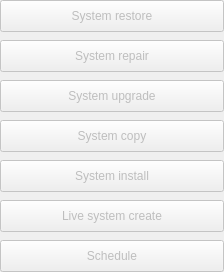
      <widget class="QWidget" name="widget" native="true">
       <property name="geometry">
        <rect>
         <x>448</x>
         <y>96</y>
         <width>224</width>
         <height>272</height>
        </rect>
       </property>
       <widget class="QWidget" name="functionmenu" native="true">
        <property name="geometry">
         <rect>
          <x>0</x>
          <y>0</y>
          <width>448</width>
          <height>272</height>
         </rect>
        </property>
        <widget class="QPushButton" name="schedulemenu">
         <property name="enabled">
          <bool>false</bool>
         </property>
         <property name="geometry">
          <rect>
           <x>0</x>
           <y>240</y>
           <width>224</width>
           <height>32</height>
          </rect>
         </property>
         <property name="cursor">
          <cursorShape>PointingHandCursor</cursorShape>
         </property>
         <property name="focusPolicy">
          <enum>Qt::NoFocus</enum>
         </property>
         <property name="text">
          <string>Schedule</string>
         </property>
        </widget>
        <widget class="QPushButton" name="aboutmenu">
         <property name="enabled">
          <bool>false</bool>
         </property>
         <property name="geometry">
          <rect>
           <x>224</x>
           <y>120</y>
           <width>224</width>
           <height>32</height>
          </rect>
         </property>
         <property name="cursor">
          <cursorShape>PointingHandCursor</cursorShape>
         </property>
         <property name="focusPolicy">
          <enum>Qt::NoFocus</enum>
         </property>
         <property name="text">
          <string>About</string>
         </property>
        </widget>
        <widget class="QPushButton" name="settingsmenu">
         <property name="enabled">
          <bool>false</bool>
         </property>
         <property name="geometry">
          <rect>
           <x>224</x>
           <y>80</y>
           <width>224</width>
           <height>32</height>
          </rect>
         </property>
         <property name="cursor">
          <cursorShape>PointingHandCursor</cursorShape>
         </property>
         <property name="focusPolicy">
          <enum>Qt::NoFocus</enum>
         </property>
         <property name="text">
          <string>Settings</string>
         </property>
        </widget>
        <widget class="QPushButton" name="systemupgrade">
         <property name="enabled">
          <bool>false</bool>
         </property>
         <property name="geometry">
          <rect>
           <x>0</x>
           <y>80</y>
           <width>224</width>
           <height>32</height>
          </rect>
         </property>
         <property name="cursor">
          <cursorShape>PointingHandCursor</cursorShape>
         </property>
         <property name="focusPolicy">
          <enum>Qt::NoFocus</enum>
         </property>
         <property name="text">
          <string>System upgrade</string>
         </property>
        </widget>
        <widget class="QPushButton" name="installmenu">
         <property name="enabled">
          <bool>false</bool>
         </property>
         <property name="geometry">
          <rect>
           <x>0</x>
           <y>160</y>
           <width>224</width>
           <height>32</height>
          </rect>
         </property>
         <property name="cursor">
          <cursorShape>PointingHandCursor</cursorShape>
         </property>
         <property name="focusPolicy">
          <enum>Qt::NoFocus</enum>
         </property>
         <property name="text">
          <string>System install</string>
         </property>
        </widget>
        <widget class="QPushButton" name="livemenu">
         <property name="enabled">
          <bool>false</bool>
         </property>
         <property name="geometry">
          <rect>
           <x>0</x>
           <y>200</y>
           <width>224</width>
           <height>32</height>
          </rect>
         </property>
         <property name="cursor">
          <cursorShape>PointingHandCursor</cursorShape>
         </property>
         <property name="focusPolicy">
          <enum>Qt::NoFocus</enum>
         </property>
         <property name="text">
          <string>Live system create</string>
         </property>
        </widget>
        <widget class="QPushButton" name="repairmenu">
         <property name="enabled">
          <bool>false</bool>
         </property>
         <property name="geometry">
          <rect>
           <x>0</x>
           <y>40</y>
           <width>224</width>
           <height>32</height>
          </rect>
         </property>
         <property name="cursor">
          <cursorShape>PointingHandCursor</cursorShape>
         </property>
         <property name="focusPolicy">
          <enum>Qt::NoFocus</enum>
         </property>
         <property name="text">
          <string>System repair</string>
         </property>
        </widget>
        <widget class="QPushButton" name="restoremenu">
         <property name="enabled">
          <bool>false</bool>
         </property>
         <property name="geometry">
          <rect>
           <x>0</x>
           <y>0</y>
           <width>224</width>
           <height>32</height>
          </rect>
         </property>
         <property name="cursor">
          <cursorShape>PointingHandCursor</cursorShape>
         </property>
         <property name="focusPolicy">
          <enum>Qt::NoFocus</enum>
         </property>
         <property name="text">
          <string>System restore</string>
         </property>
        </widget>
        <widget class="QPushButton" name="copymenu">
         <property name="enabled">
          <bool>false</bool>
         </property>
         <property name="geometry">
          <rect>
           <x>0</x>
           <y>120</y>
           <width>224</width>
           <height>32</height>
          </rect>
         </property>
         <property name="cursor">
          <cursorShape>PointingHandCursor</cursorShape>
         </property>
         <property name="focusPolicy">
          <enum>Qt::NoFocus</enum>
         </property>
         <property name="text">
          <string>System copy</string>
         </property>
        </widget>
        <widget class="QPushButton" name="excludemenu">
         <property name="enabled">
          <bool>false</bool>
         </property>
         <property name="geometry">
          <rect>
           <x>224</x>
           <y>40</y>
           <width>224</width>
           <height>32</height>
          </rect>
         </property>
         <property name="cursor">
          <cursorShape>PointingHandCursor</cursorShape>
         </property>
         <property name="focusPolicy">
          <enum>Qt::NoFocus</enum>
         </property>
         <property name="text">
          <string>Exclude</string>
         </property>
        </widget>
        <widget class="QPushButton" name="includemenu">
         <property name="enabled">
          <bool>false</bool>
         </property>
         <property name="geometry">
          <rect>
           <x>224</x>
           <y>0</y>
           <width>224</width>
           <height>32</height>
          </rect>
         </property>
         <property name="cursor">
          <cursorShape>PointingHandCursor</cursorShape>
         </property>
         <property name="focusPolicy">
          <enum>Qt::NoFocus</enum>
         </property>
         <property name="text">
          <string>Include</string>
         </property>
        </widget>
       </widget>
      </widget>
